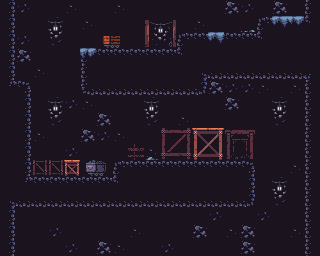

A 2D game scene composited from a Tiled map and its tileset images. What follows is a short description and the map's XML, with every tile layer's data as written:
An orthogonal 20x16 tile map with 16x16 px tiles, 3 tile layers (Background, Collision, Decor), 2 tilesets.

<map version="1.8" tiledversion="1.8.5" orientation="orthogonal" renderorder="right-down" width="20" height="16" tilewidth="16" tileheight="16" infinite="0" nextlayerid="4" nextobjectid="1">
 <tileset firstgid="1" source="../tilesets/Underground Mine.tsx" />
 <tileset firstgid="301" source="../tilesets/Terrain.tsx" />
 <layer id="1" name="Background" width="20" height="16">
  <data encoding="csv">
52,45,52,52,47,52,52,47,52,52,52,52,52,52,43,45,52,43,52,52,
52,52,52,52,52,47,52,52,52,52,52,52,47,52,52,52,52,52,52,52,
52,45,52,52,52,52,52,52,52,52,52,52,52,52,52,52,52,52,52,52,
52,43,52,52,52,52,52,52,52,52,52,52,52,52,52,52,52,52,52,52,
52,52,47,52,52,52,52,52,52,52,52,52,52,52,52,52,52,52,52,52,
52,52,52,52,52,52,52,52,52,52,52,52,52,43,45,45,47,52,47,52,
52,52,52,52,45,47,52,52,52,52,52,52,52,52,43,52,52,52,52,52,
52,52,52,52,52,52,43,52,52,52,52,47,52,52,52,52,52,52,52,52,
52,52,47,52,52,43,45,47,52,52,52,52,52,52,52,52,52,52,52,47,
52,52,52,52,45,52,52,52,185,47,52,52,52,52,52,52,52,52,52,52,
52,52,52,52,52,52,52,52,52,52,52,52,52,52,52,52,52,52,47,52,
52,52,52,52,52,52,52,52,52,52,52,52,52,52,52,52,52,52,52,52,
52,52,52,52,52,52,52,52,52,52,52,52,52,52,52,52,52,52,52,52,
52,52,52,52,52,52,52,52,52,52,52,52,52,45,52,52,45,52,52,52,
52,52,52,45,52,52,52,52,47,52,52,52,43,52,47,43,52,52,47,52,
52,52,52,52,45,52,43,47,52,52,45,52,52,52,52,43,52,52,52,52
</data>
 </layer>
 <layer id="2" name="Collision" width="20" height="16">
  <data encoding="csv">
120,0,0,0,0,0,0,0,0,0,0,0,0,0,0,0,0,0,0,118,
120,0,0,0,0,0,0,0,0,0,0,0,0,0,0,0,93,94,94,149,
120,0,0,0,0,0,0,0,0,0,0,93,94,94,94,94,149,52,52,52,
120,0,0,0,0,93,94,94,94,94,94,149,52,52,52,52,52,52,52,52,
120,0,0,0,0,118,52,52,52,52,52,52,97,144,144,144,144,144,144,99,
147,95,0,0,0,143,144,144,144,144,144,144,145,0,0,0,0,0,0,118,
52,120,0,0,0,0,0,0,0,0,0,0,0,0,0,0,0,0,0,118,
52,120,0,0,0,0,0,0,0,0,0,0,0,0,0,0,0,0,0,118,
52,120,0,0,0,0,0,0,0,0,0,0,127,128,0,0,0,0,0,118,
52,120,0,0,0,0,0,0,0,0,0,0,152,153,0,0,0,0,0,118,
52,120,0,0,130,0,0,93,94,94,94,94,94,94,94,95,0,0,0,118,
52,147,94,94,94,94,94,149,52,52,52,52,52,52,52,120,0,0,0,118,
97,144,144,144,144,144,144,144,144,144,144,144,144,144,144,145,0,0,0,118,
120,0,0,0,0,0,0,0,0,0,0,0,0,0,0,0,0,0,0,118,
120,0,0,0,0,0,0,0,0,0,0,0,0,0,0,0,0,0,0,118,
120,0,0,0,0,0,0,0,0,0,0,0,0,0,0,0,0,0,0,118
</data>
 </layer>
 <layer id="3" name="Decor" width="20" height="16">
  <data encoding="csv">
0,0,0,0,0,0,0,0,0,0,0,0,0,0,0,0,0,0,0,0,
0,0,0,196,0,0,0,0,0,193,194,0,0,0,0,2147483989,0,335,336,0,
0,0,0,221,0,0,261,262,0,218,219,0,0,335,0,0,0,0,0,0,
0,0,0,0,0,338,0,0,0,0,0,0,0,0,0,0,0,0,0,0,
0,0,0,0,0,0,0,0,0,0,0,0,0,0,0,0,0,0,0,0,
0,0,0,0,0,0,0,0,0,0,0,0,0,0,0,0,0,0,0,0,
0,0,0,196,0,0,0,0,0,196,0,0,0,0,0,0,0,196,0,0,
0,0,0,221,0,0,0,0,0,221,0,0,0,0,0,0,0,221,0,0,
0,0,0,0,0,0,0,0,0,0,132,133,0,0,188,189,0,0,0,0,
0,0,0,0,0,0,0,0,0,343,157,158,0,0,213,214,0,0,0,0,
0,0,82,82,0,258,259,0,0,0,0,0,0,0,0,0,0,0,0,0,
0,0,0,0,0,0,0,0,0,0,0,0,0,0,0,0,0,196,0,0,
0,0,0,0,0,0,0,0,0,0,0,0,0,0,0,0,0,221,0,0,
0,0,0,0,0,0,0,0,0,0,0,0,0,0,0,0,0,0,0,0,
0,0,0,0,0,0,0,0,0,0,0,0,0,0,0,0,0,0,0,0,
0,0,0,0,0,0,0,0,0,0,0,0,0,0,0,0,0,0,0,0
</data>
 </layer>
</map>
